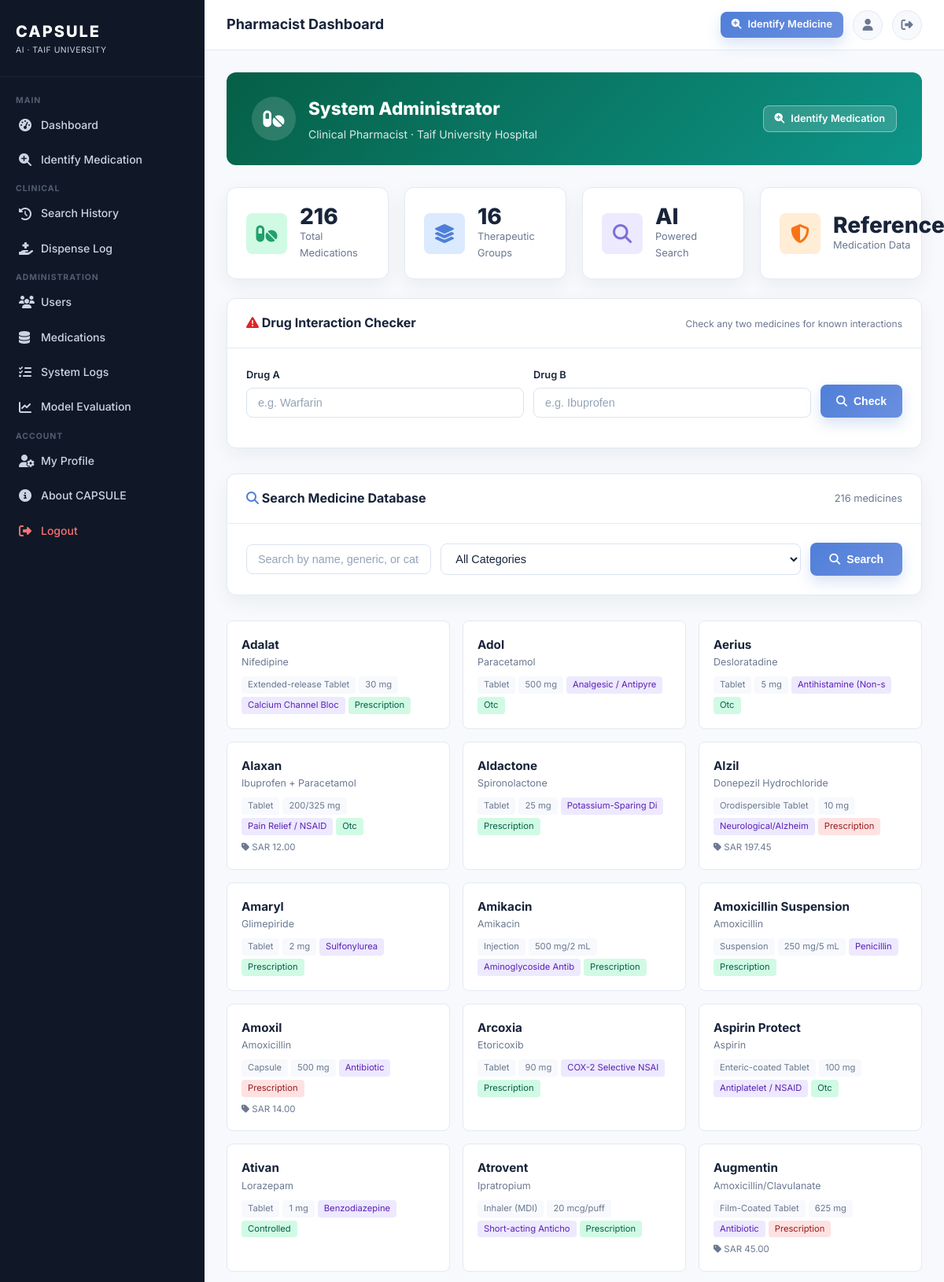
Screenshot of /pharmacist/dashboard (signed in, upper part) with the database file from the repository.
### app.py (models this page shows, shortened)
class User(UserMixin, db.Model):
    __tablename__ = 'users'
    id = db.Column(db.Integer, primary_key=True)
    username = db.Column(db.String(80), unique=True, nullable=False)
    email = db.Column(db.String(120), unique=True, nullable=False)
    password_hash = db.Column(db.String(256), nullable=False)
    role = db.Column(db.String(20), default='patient')        # admin|doctor|pharmacist|patient
    full_name = db.Column(db.String(120), default='')
    hospital = db.Column(db.String(120), default='')
    specialty = db.Column(db.String(80), default='')
    is_active = db.Column(db.Boolean, default=True)
    created_at = db.Column(db.DateTime, default=datetime.utcnow)
    last_login = db.Column(db.DateTime, nullable=True)
    searches = db.relationship('SearchHistory', backref='user', lazy=True,
                               cascade='all, delete-orphan')
    @property
    def role_label(self):
        labels = {'admin': 'Administrator', 'doctor': 'Doctor',
                  'pharmacist': 'Pharmacist', 'patient': 'Patient'}
        return labels.get(self.role, 'Patient')

class Medication(db.Model):
    __tablename__ = 'medications'
    id = db.Column(db.Integer, primary_key=True)
    reg_no = db.Column(db.String(20), unique=True, nullable=True)
    drug_name = db.Column(db.String(120), nullable=False)
    drug_name_ar = db.Column(db.String(120), default='')
    generic_name = db.Column(db.String(120), default='')
    generic_name_ar = db.Column(db.String(120), default='')
    strength = db.Column(db.String(50), default='')
    strength_unit = db.Column(db.String(20), default='')
    admin_route = db.Column(db.String(80), default='')
    dosage_form = db.Column(db.String(80), default='')
    package_size = db.Column(db.String(20), default='')
    package_type = db.Column(db.String(50), default='')
    legal_class = db.Column(db.String(50), default='')
    drug_type = db.Column(db.String(50), default='')
    shelf_life = db.Column(db.Integer, default=24)
    storage = db.Column(db.String(200), default='')
    price = db.Column(db.String(20), default='')
    manufacturer = db.Column(db.String(120), default='')
    color = db.Column(db.String(50), default='')
    shape = db.Column(db.String(50), default='')
    category = db.Column(db.String(80), default='')
    description = db.Column(db.Text, default='')
    indications = db.Column(db.Text, default='')
    indications_ar = db.Column(db.Text, default='')
    side_effects = db.Column(db.Text, default='')
    side_effects_ar = db.Column(db.Text, default='')
    contraindications = db.Column(db.Text, default='')
    contraindications_ar = db.Column(db.Text, default='')
    salt_composition = db.Column(db.String(200), default='')
    imprint_code = db.Column(db.String(50), default='')
    image_path = db.Column(db.String(300), default='')
    long_term_effect = db.Column(db.Boolean, default=False)
    long_term_description = db.Column(db.Text, default='')
    long_term_duration = db.Column(db.String(200), default='')
    requires_warning = db.Column(db.Boolean, default=False)
    warning_text = db.Column(db.Text, default='')
    is_active = db.Column(db.Boolean, default=True)
    created_at = db.Column(db.DateTime, default=datetime.utcnow)
    updated_at = db.Column(db.DateTime, default=datetime.utcnow, onupdate=datetime.utcnow)
    @property
    def strength_label(self):
        return f"{self.strength} {self.strength_unit}".strip()
    @property
    def display_name(self):
        return self.drug_name.title()

### app.py (the view, shortened to what this page needs)
@app.route('/pharmacist/dashboard')
@login_required
@role_required('pharmacist', 'admin')
def pharmacist_dashboard():
    drugs = Medication.query.filter_by(is_active=True)\
        .order_by(Medication.drug_name).all()
    total_drugs = len(drugs)
    categories = db.session.query(Medication.category)\
        .filter(Medication.is_active == True)\
        .distinct().all()
    DISEASE_GROUPS = [
        {'name': 'Pain & Inflammation',
         'icon': 'fa-fire-flame-curved', 'color': '#ef4444',
         'keywords': ['pain', 'nsaid', 'analgesic', 'anti-inflammatory', 'antipyretic', 'cox-2', 'antigout', 'xanthine oxidase']},
        {'name': 'Antibiotics & Anti-infectives',
         'icon': 'fa-shield-virus', 'color': '#059669',
         'keywords': ['antibiotic', 'antifungal', 'antiviral', 'antimalarial', 'antiparasitic', 'penicillin',
                      'cephalosporin', 'macrolide', 'fluoroquinolone', 'carbapenem', 'aminoglycoside',
                      'glycopeptide', 'lincosamide', 'tetracycline', 'oxazolidinone', 'nitrofuran',
                      'nitroimidazole', 'sulfonamide', 'antiseptic', 'fusidane', 'pseudomonic']},
        {'name': 'Cardiovascular',
         'icon': 'fa-heart-pulse', 'color': '#dc2626',
         'keywords': ['hypertension', 'ace inhibitor', 'arb', 'angiotensin', 'beta blocker', 'calcium channel',
                      'ccb', 'nitrate', 'cardiac', 'diuretic', 'vasopressor', 'centrally acting antihypertensive',
                      'alpha/beta', 'alpha-1 adrenergic']},
        {'name': 'Diabetes & Metabolism',
         'icon': 'fa-droplet', 'color': '#7c3aed',
         'keywords': ['diabetes', 'biguanide', 'sulfonylurea', 'sglt-2', 'dpp-4', 'glp-1', 'insulin',
                      'thiazolidinedione']},
        {'name': 'Gastrointestinal',
         'icon': 'fa-kit-medical', 'color': '#d97706',
         'keywords': ['gastrointestinal', 'proton pump', 'ppi', 'h2 receptor', 'antacid', 'alginate',
                      'antiemetic', 'prokinetic', 'antidiarrheal', 'laxative', 'antispasmodic']},
        {'name': 'Mental Health',
         'icon': 'fa-brain', 'color': '#8b5cf6',
         'keywords': ['ssri', 'snri', 'antipsychotic', 'benzodiazepine', 'anxiolytic', 'adhd',
                      'melatonin', 'serotonin']},
        {'name': 'Respiratory & Allergy',
         'icon': 'fa-lungs', 'color': '#0ea5e9',
         'keywords': ['respiratory', 'asthma', 'ics', 'laba', 'lama', 'bronchodilator', 'leukotriene',
                      'inhaled', 'antihistamine', 'intranasal', 'cold', 'flu', 'decongestant',
                      'expectorant', 'anticholinergic']},
        {'name': 'Blood Thinners',
         'icon': 'fa-syringe', 'color': '#e11d48',
         'keywords': ['anticoagulant', 'doac', 'heparin', 'antiplatelet', 'thrombin', 'factor xa']},
        {'name': 'Cholesterol & Lipids',
         'icon': 'fa-chart-line', 'color': '#f59e0b',
         'keywords': ['cholesterol', 'statin', 'hmg-coa']},
        {'name': 'Neurology & Epilepsy',
         'icon': 'fa-head-side-virus', 'color': '#6366f1',
         'keywords': ['antiepileptic', 'anticonvulsant', 'neurological', 'alzheimer', 'neuropathic',
                      'gaba', 'sv2a', 'sodium channel']},
        {'name': 'Hormones & Endocrine',
         'icon': 'fa-dna', 'color': '#14b8a6',
         'keywords': ['corticosteroid', 'thyroid', 'antithyroid', 'mineralocorticoid', 'serm',
                      'estrogen']},
        {'name': 'Dermatology',
         'icon': 'fa-hand-dots', 'color': '#f97316',
         'keywords': ['topical', 'retinoid', 'vasodilator (hair', 'local anesthetic']},
        {'name': 'Vitamins & Supplements',
         'icon': 'fa-capsules', 'color': '#22c55e',
         'keywords': ['vitamin', 'supplement', 'mineral', 'iron', 'calcium', 'zinc', 'biotin', 'folate',
                      'multivitamin', 'omega-3', 'nutrition', 'electrolyte', 'magnesium',
                      'parenteral nutrition']},
        {'name': 'Urology',
         'icon': 'fa-mars', 'color': '#3b82f6',
         'keywords': ['5-alpha reductase', 'antimuscarinic', 'pde-5', 'urinary']},
        {'name': 'Ophthalmology',
         'icon': 'fa-eye', 'color': '#06b6d4',
         'keywords': ['eye drop', 'ocular', 'artificial tear', 'prostaglandin analogue eye']},
        {'name': 'Bone & Joint',
         'icon': 'fa-bone', 'color': '#a3a3a3',
         'keywords': ['bisphosphonate', 'dmard', 'antimetabolite']},
    ]
    all_cats = [c[0] for c in categories if c[0]]
    disease_groups = []
    assigned = set()
    for g in DISEASE_GROUPS:
        matched = []
        for cat in all_cats:
            cl = cat.lower()
            if any(kw in cl for kw in g['keywords']):
                matched.append(cat)
                assigned.add(cat)
        if matched:
            drug_count = Medication.query.filter(
                Medication.is_active == True,
                Medication.category.in_(matched)
            ).count()
            disease_groups.append({
                'name': g['name'], 'icon': g['icon'], 'color': g['color'],
                'categories': matched, 'drug_count': drug_count
            })
    other_cats = [c for c in all_cats if c not in assigned]
    return render_template('pharmacist_dashboard.html', drugs=drugs,
                           total_drugs=total_drugs, categories=categories,
                           disease_groups=disease_groups)

### app.py (called while the page is built)
@app.after_request
def set_security_headers(response):
    response.headers['X-Content-Type-Options'] = 'nosniff'
    response.headers['X-Frame-Options'] = 'SAMEORIGIN'
    response.headers['X-XSS-Protection'] = '1; mode=block'
    response.headers['Referrer-Policy'] = 'strict-origin-when-cross-origin'
    return response

@login_manager.user_loader
def load_user(user_id):
    return db.session.get(User, int(user_id))

def role_required(*roles):
    def decorator(f):
        @wraps(f)
        def decorated(*args, **kwargs):
            if not current_user.is_authenticated:
                return redirect(url_for('login'))
            if current_user.role not in roles:
                flash('You do not have permission to access this page.', 'danger')
                return redirect(url_for('index'))
            return f(*args, **kwargs)
        return decorated
    return decorator

### templates/pharmacist_dashboard.html (shortened to what this page needs)
{% extends "base.html" %}
{% block page_title %}Pharmacist Dashboard{% endblock %}
{% block content %}
<div style="background:linear-gradient(135deg,#065f46,#0d9488);border-radius:var(--radius);padding:28px 32px;color:#fff;margin-bottom:28px;display:flex;align-items:center;gap:16px">
  <div style="width:56px;height:56px;background:rgba(255,255,255,.15);border-radius:50%;display:flex;align-items:center;justify-content:center;font-size:1.5rem;flex-shrink:0">
    <i class="fa-solid fa-pills"></i>
  </div>
  <div style="flex:1">
    <h2 style="margin:0 0 4px;font-weight:800">{{ current_user.full_name or current_user.username }}</h2>
    <p style="margin:0;opacity:.85;font-size:.875rem">
      Clinical Pharmacist · {{ current_user.hospital or 'Pharmacy' }}
    </p>
  </div>
  <a href="{{ url_for('identify') }}" class="btn btn-sm"
     style="background:rgba(255,255,255,.15);color:#fff;border:1.5px solid rgba(255,255,255,.4)">
    <i class="fa-solid fa-magnifying-glass-plus"></i> Identify Medication
  </a>
</div>
<div class="stat-grid" style="margin-bottom:24px">
  <div class="stat-card">
    <div class="stat-icon green"><i class="fa-solid fa-pills"></i></div>
    <div>
      <div class="stat-value" data-target="{{ total_drugs }}">{{ total_drugs }}</div>
      <div class="stat-label">Total Medications</div>
    </div>
  </div>
  <div class="stat-card">
    <div class="stat-icon blue"><i class="fa-solid fa-layer-group"></i></div>
    <div>
      <div class="stat-value">{{ disease_groups|length }}</div>
      <div class="stat-label">Therapeutic Groups</div>
    </div>
  </div>
  <div class="stat-card">
    <div class="stat-icon purple"><i class="fa-solid fa-magnifying-glass"></i></div>
    <div>
      <div class="stat-value">AI</div>
      <div class="stat-label">Powered Search</div>
    </div>
  </div>
  <div class="stat-card">
    <div class="stat-icon orange"><i class="fa-solid fa-shield-halved"></i></div>
    <div>
      <div class="stat-value">Reference</div>
      <div class="stat-label">Medication Data</div>
    </div>
  </div>
</div>
<div class="card mb-4">
  <div class="card-header">
    <h3 class="card-title"><i class="fa-solid fa-triangle-exclamation" style="color:#dc2626"></i> Drug Interaction Checker</h3>
    <span style="font-size:.75rem;color:var(--text-secondary)">Check any two medicines for known interactions</span>
  </div>
  <div class="card-body">
    <div style="display:flex;gap:12px;flex-wrap:wrap;align-items:flex-end">
      <div style="flex:1;min-width:180px">
        <label class="form-label" style="font-size:.8rem">Drug A</label>
        <input id="intDrugA" class="form-control" placeholder="e.g. Warfarin">
      </div>
      <div style="flex:1;min-width:180px">
        <label class="form-label" style="font-size:.8rem">Drug B</label>
        <input id="intDrugB" class="form-control" placeholder="e.g. Ibuprofen">
      </div>
      <button class="btn btn-primary" onclick="checkInteraction()" style="height:42px">
        <i class="fa-solid fa-search"></i> Check
      </button>
    </div>
  </div>
</div>
<div class="card mb-4" id="medicine-database-section">
  <div class="card-header">
    <h3 class="card-title"><i class="fa-solid fa-search" style="color:var(--primary)"></i> Search Medicine Database</h3>
    <span id="drugCount" style="font-size:.8rem;color:var(--text-secondary)">{{ total_drugs }} medicines</span>
  </div>
  <div class="card-body">
    <div style="display:flex;gap:12px;flex-wrap:wrap;align-items:center">
      <div style="flex:1;min-width:200px">
        <input type="text" id="drugSearchInput" class="form-control"
               placeholder="Search by name, generic, or category… | ابحث بالاسم أو المادة الفعالة…">
      </div>
      <div style="min-width:160px">
        <select id="categoryFilter" class="form-control">
          <option value="">All Categories</option>
        </select>
      </div>
      <div>
        <button type="button" id="drugSearchBtn" class="btn btn-primary"
                style="height:42px;padding:0 24px;display:flex;align-items:center;gap:8px;font-weight:600;white-space:nowrap">
          <i class="fa-solid fa-magnifying-glass"></i> Search
        </button>
      </div>
    </div>
  </div>
</div>
<div id="drugContainer" class="drug-grid">
  {% for drug in drugs %}
  <div class="drug-card" onclick="window.location='{{ url_for('medication_detail', med_id=drug.id) }}'">
    <div class="drug-card-name">{{ drug.display_name }}</div>
    <div class="drug-card-generic">{{ drug.generic_name }}</div>
    <div class="drug-card-tags">
      {% if drug.dosage_form %}
        <span class="drug-tag">{{ drug.dosage_form }}</span>
      {% endif %}
      {% if drug.strength_label %}
        <span class="drug-tag">{{ drug.strength_label }}</span>
      {% endif %}
      {% if drug.category %}
        <span class="drug-tag" style="background:#ede9fe;color:#5b21b6">{{ drug.category[:20] }}</span>
      {% endif %}
      {% if drug.legal_class %}
        <span class="drug-tag" style="background:#{{ 'fee2e2' if drug.legal_class == 'prescription' else 'd1fae5' }};color:#{{ '991b1b' if drug.legal_class == 'prescription' else '065f46' }}">
          {{ drug.legal_class | capitalize }}
        </span>
      {% endif %}
    </div>
    {% if drug.price %}
    <div style="font-size:.72rem;color:var(--text-secondary);margin-top:6px">
      <i class="fa-solid fa-tag"></i> SAR {{ drug.price }}
    </div>
    {% endif %}
  </div>
  {% endfor %}
</div>
{% endblock %}

### rows the page displays
User: full_name "System Administrator", hospital "Taif University Hospital"
Medication: display_name "Adalat", generic_name "Nifedipine", dosage_form "Extended-release Tablet", strength_label "30 mg", category "Calcium Channel Bloc", legal_class "Prescription"
Medication: display_name "Adol", generic_name "Paracetamol", dosage_form "Tablet", strength_label "500 mg", category "Analgesic / Antipyre", legal_class "Otc"
Medication: display_name "Aerius", generic_name "Desloratadine", dosage_form "Tablet", strength_label "5 mg", category "Antihistamine (Non-s", legal_class "Otc"
Medication: display_name "Alaxan", generic_name "Ibuprofen + Paracetamol", dosage_form "Tablet", strength_label "200/325 mg", category "Pain Relief / NSAID", legal_class "Otc", price "12.00"
Medication: display_name "Aldactone", generic_name "Spironolactone", dosage_form "Tablet", strength_label "25 mg", category "Potassium-Sparing Di", legal_class "Prescription"
Medication: display_name "Alzil", generic_name "Donepezil Hydrochloride", dosage_form "Orodispersible Tablet", strength_label "10 mg", category "Neurological/Alzheim", legal_class "Prescription", price "197.45"
Medication: display_name "Amaryl", generic_name "Glimepiride", dosage_form "Tablet", strength_label "2 mg", category "Sulfonylurea", legal_class "Prescription"
Medication: display_name "Amikacin", generic_name "Amikacin", dosage_form "Injection", strength_label "500 mg/2 mL", category "Aminoglycoside Antib", legal_class "Prescription"
Medication: display_name "Amoxicillin Suspension", generic_name "Amoxicillin", dosage_form "Suspension", strength_label "250 mg/5 mL", category "Penicillin", legal_class "Prescription"
Medication: display_name "Amoxil", generic_name "Amoxicillin", dosage_form "Capsule", strength_label "500 mg", category "Antibiotic", legal_class "Prescription", price "14.00"
Medication: display_name "Arcoxia", generic_name "Etoricoxib", dosage_form "Tablet", strength_label "90 mg", category "COX-2 Selective NSAI", legal_class "Prescription"
Medication: display_name "Aspirin Protect", generic_name "Aspirin", dosage_form "Enteric-coated Tablet", strength_label "100 mg", category "Antiplatelet / NSAID", legal_class "Otc"
Medication: display_name "Ativan", generic_name "Lorazepam", dosage_form "Tablet", strength_label "1 mg", category "Benzodiazepine", legal_class "Controlled"
Medication: display_name "Atrovent", generic_name "Ipratropium", dosage_form "Inhaler (MDI)", strength_label "20 mcg/puff", category "Short-acting Anticho", legal_class "Prescription"
Medication: display_name "Augmentin", generic_name "Amoxicillin/Clavulanate", dosage_form "Film-Coated Tablet", strength_label "625 mg", category "Antibiotic", legal_class "Prescription", price "45.00"

### other values shown
{{ total_drugs }} "216"
{{ disease_groups|length }} "16"
